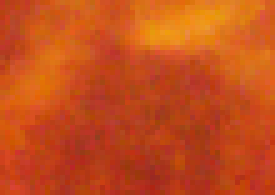
%> input picture Local SSIM Computation (Fig 9)/PCM (3) - Target (5A7).png, 55 x 39 px (shown 5 times larger)
$ octave PCM_Image_Metrics_Evaluation.m   (GNU Octave 9; MATLAB toolbox functions it lacks are replaced by stand-ins)
%> lines starting %> are read from the running program, lines starting %| are printed output that depends on the picture
% Read the images
drefa = imread("PCM (3) - Target (5A7).png");
%> drefa is the input picture: size 39x55x3 uint8; mean R, G, B 197.9, 78.7, 27.3
drefb = imread("PCM (3) - Target (6A8).png");
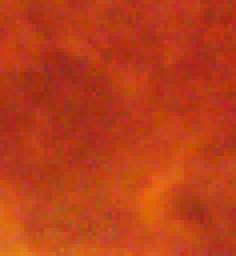
%> input picture Local SSIM Computation (Fig 9)/PCM (3) - Target (6A8).png, 59 x 64 px (shown 4 times larger)
%> drefb is the input picture: size 64x59x3 uint8; mean R, G, B 185.5, 61.7, 25.1

OGENA = imread("PCM (3) - O-Net (5).png");
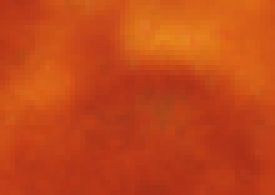
%> input picture Local SSIM Computation (Fig 9)/PCM (3) - O-Net (5).png, 55 x 39 px (shown 5 times larger)
%> OGENA is the input picture: size 39x55x3 uint8; mean R, G, B 195.7, 71.5, 24.8
TGENA = imread("PCM (3) - Theta-Net (7).png");
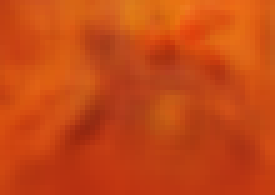
%> input picture Local SSIM Computation (Fig 9)/PCM (3) - Theta-Net (7).png, 55 x 39 px (shown 5 times larger)
%> TGENA is the input picture: size 39x55x3 uint8; mean R, G, B 198.4, 72.9, 20.8

OGENB = imread("PCM (3) - O-Net (6).png");
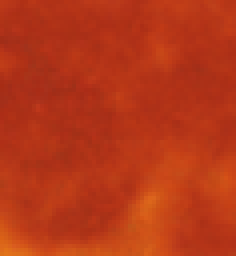
%> input picture Local SSIM Computation (Fig 9)/PCM (3) - O-Net (6).png, 59 x 64 px (shown 4 times larger)
%> OGENB is the input picture: size 64x59x3 uint8; mean R, G, B 182.4, 55.9, 23.8
TGENB = imread("PCM (3) - Theta-Net (8).png");
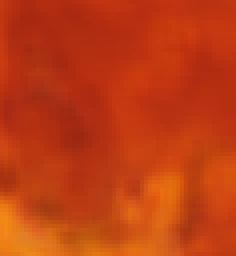
%> input picture Local SSIM Computation (Fig 9)/PCM (3) - Theta-Net (8).png, 59 x 64 px (shown 4 times larger)
%> TGENB is the input picture: size 64x59x3 uint8; mean R, G, B 190.6, 60.5, 18.1

%% Find the SSIM (global) & SSIM (local) for O-Net generated DIC image ROI1
[dssimval,dssimmap] = ssim(OGENA,drefa);
%> dssimval = 0.99
imshow(dssimmap,[])
title("Local O-Net SSIM Map with Global SSIM Value: "+num2str(dssimval))

%% Find the SSIM (global) & SSIM (local) for Theta-Net generated DIC image ROI1
[dssimvala,dssimmapa] = ssim(TGENA,drefa);
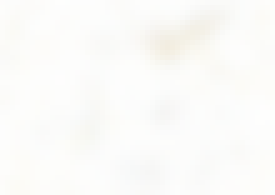
%> dssimmapa: size 39x55x3 double (shown 5 times larger); mean R, G, B 0.987, 0.987, 0.979
%> dssimvala = 0.984
imshow(dssimmapa,[])
title("Local Theta-Net SSIM Map with Global SSIM Value: "+num2str(dssimvala))

%% Find the SSIM (global) & SSIM (local) for O-Net generated DIC image ROI2
[pssimval,pssimmap] = ssim(OGENB,drefb);
%> pssimval = 0.989
imshow(pssimmap,[])
title("Local O-Net SSIM Map with Global SSIM Value: "+num2str(pssimval))

%% Find the SSIM (global) & SSIM (local) for Theta-Net generated DIC image ROI2
[pssimvala,pssimmapa] = ssim(TGENB,drefb);
%> pssimvala = 0.986
imshow(pssimmapa,[])
title("Local Theta-Net SSIM Map with Global SSIM Value: "+num2str(pssimvala))

%% Calculate PSNR/SNR
[peaksnr, snr] = psnr(OGENA, drefa);
%> peaksnr = 27.31; snr = 21.14
[peaksnr2, snr2] = psnr(TGENA, drefa);
%> peaksnr2 = 25.09; snr2 = 18.92
[peaksnr3, snr3] = psnr(OGENB, drefb);
%> peaksnr3 = 27.58; snr3 = 20.63
[peaksnr4, snr4] = psnr(TGENB, drefb);
%> peaksnr4 = 26.48; snr4 = 19.53

%% Calculate IMSE (https://www.mathworks.com/help/images/ref/immse.html)
err = immse(OGENA, drefa);
%> err = 120.8
err2 = immse(TGENA, drefa);
%> err2 = 201.4
err3 = immse(OGENB, drefb);
%> err3 = 113.4
err4 = immse(TGENB, drefb);
%> err4 = 146.2
